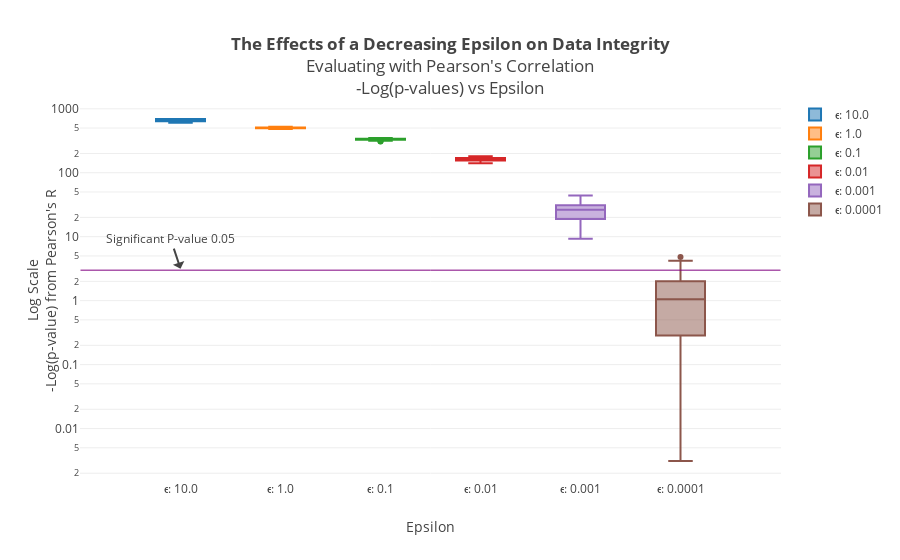

Source (notebook cell):
### Markdown cell above
## How dissimilar is perturbed data?
We can put statistics to these visual differences. By comparing the distributions of the perturbed data to the original dataset using Pearson's Correlation, we can put a number on how different the perturbed data is.

### Code cell
cor_simulation()
